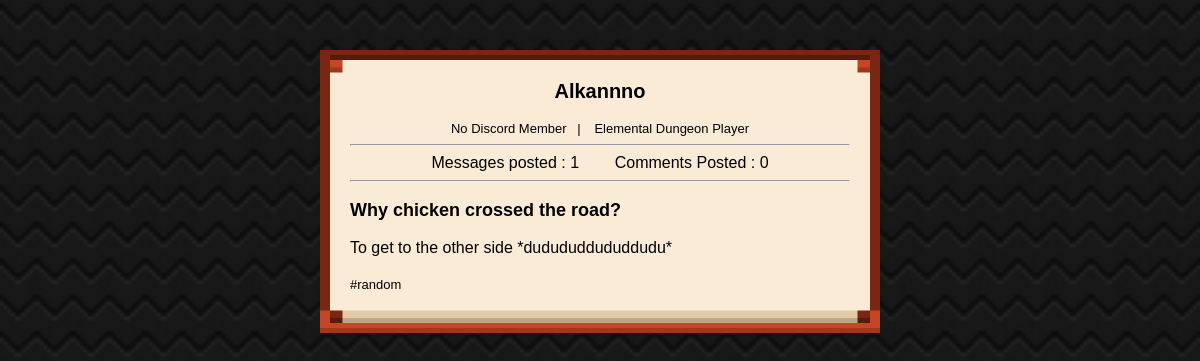
Screenshot of /team/nick/profile/?user=Alkannno with the database file from the repository.
### team/models.py (models this page shows, shortened)
class profile(models.Model):
    username = models.ForeignKey(User, on_delete=models.CASCADE)
    discord_member = models.BooleanField(default=False)
    discord_name = models.CharField(max_length=255, blank=True)
    special = models.BooleanField(default=False)
    special_roles = models.CharField(max_length=255, blank=True)
    long_supporter = models.BooleanField(default=False)
    muffin_family = models.BooleanField(default=False)
    muffin_role = models.CharField(max_length=255, blank=True)
    friend_list = models.ManyToManyField(User, blank=True, related_name='friend_list')
    fa_list = models.ManyToManyField(User, blank=True, related_name='fa_list')
    fa_send = models.ManyToManyField(User, blank=True, related_name='fa_send')
    USERNAME_FIELD = 'username'

class forum(models.Model):
    user = models.CharField(max_length=255, default=' ')
    title = models.CharField(max_length=100, unique=False, blank=False, default='')
    message = models.CharField(max_length=255)
    tags = models.CharField(max_length=255)
    created_at = models.DateTimeField(auto_now_add=True)
    like = models.ManyToManyField(User, related_name='like', blank=True)
    dislike = models.ManyToManyField(User, related_name='dislike', blank=True)

### team/views.py (the view)
# urls.py: path('team/nick/profile/', views.profile_view, name='profile'),
def profile_view(request):
    if request.GET.get('user'):
        usernameget = request.GET.get('user')
        profile_data = profile.objects.filter(username__username=usernameget)
        forum_data = forum.objects.filter(user=usernameget).order_by('-created_at')
        msg_counter = forum_data.count()
        friends_data = profile.objects.filter(username__username=usernameget)
        cc_data = comment.objects.filter(User=usernameget)
        cc_counter = cc_data.count()
    return render(request, 'nick/Account/profile.html',
                  {'profile': profile_data, 'data': forum_data, 'msg_counter': msg_counter,'cc_counter': cc_counter ,'friend_data': friends_data,'cc_data': cc_data, 'user': usernameget})

### team/templatetags/friendscheck.py (called while the page is built)
@register.simple_tag()
def fcheck(user, request_user):
    friends_data = profile.objects.filter(username__username=user)
    friendtest = 'nothing'
    for friends in friends_data:
        for list in friends.friend_list.all():
            if str(request_user) == str(list):
                friendtest = 'great'
            else:
                pass
    if friendtest == 'great':
        return 'You are already friends with this User'
    else:
        return 'Click here to send this User a Friend request'

### team/templatetags/hashtag.py (called while the page is built)
@register.simple_tag()
def check(tags):
    try:
        tag = tags.split(' ')
        new_tag = ' '
        for singletag in tag:
            if singletag.startswith('#'):
                new_tag = f'{new_tag} {singletag}'
            else:
                new_tag = f'{new_tag} #{singletag}'
        return new_tag
    except:
        if tags.startswith('#'):
            return (tags)
        else:
            x = f'#{tags}'
            return x

### templates/nick/Account/profile.html (shortened to what this page needs)
{% load static %}
{% load hashtag %}
{% load friendscheck %}
{% load sass_tags %}
<!DOCTYPE html>
<html>
    <link rel="stylesheet" href={% static 'css/nick/profile.css' %}>
    <link rel="stylesheet" href="{% sass_src 'css/nick/light/global.scss' %}">
    <link rel="stylesheet" href="{% sass_src 'css/nick/dark/global.scss' %}">
    <link rel="stylesheet" href="{% sass_src 'css/nick/mobile/global.scss' %}">
    <body>
        <center>
        <div id="profile">
        {% for profil in profile %}
            <label style="font-size: 20px;"><b>{{ profil.username }}</b></label><br><br>
            <div style="font-size: 13px;">
            {% if profil.discord_member %}
                <label id='discordTag' >{{ profil.discord_name }} &nbsp;&nbsp;|</label>
            {% else %}
                <label id='discordTag'>No Discord Member &nbsp;&nbsp;|</label>
            {% endif %}
            {% if profil.special %}
                <label id='specialRole' style="padding-left: 10px;">{{ profil.special_roles}}</label>
            {% else %}
              <label id='specialRole'  style="padding-left: 10px;">Elemental Dungeon Player </label>
            {% endif %}
            </div>
            <hr>
            <div id="counter" style="display: inline" onclick="messagef()"><label> Messages posted : {{ msg_counter }}</label></div>
            <label>&nbsp;&nbsp;&nbsp;&nbsp;&nbsp;&nbsp;</label>
            <label id="cc" onclick="ccf()">Comments Posted : {{ cc_counter }}</label>
            <div id="messages" >
        {% for msg in data %}
            <hr>
            <div  id="userMessage" onclick="location.href='/team/nick/forum/message/?user={{ msg.user }}&title={{ msg.title }}';">
            <label id='userTopic' style="font-size: large;"><b>{{ msg.title }}</b></label><br><br>
            <label id='userDescription'> {{ msg.message}}</label><br><br>
            <label id='userKeyword' style="font-size: 13px;">{% check msg.tags %}</label>
            </div>
        {% endfor %}
        </div>
        {% endfor %}
        </div>
        </center>
    </body>
</html>

### team/static/css/nick/profile.css (style rules this page uses)
#userMessage { text-align: left; padding-top: 10px; padding-bottom: 10px; }
#profile { background-color:#faebd7; border: 30px solid transparent; border-image: url('../../img/nick/darkthiccborder.png') 20% round; margin-top: 50px; width: 500px; height: max-content; }
body { background-image: url("../../img/nick/patterndark.png"); background-size: 2000px; background-repeat: inherit; font-family: 'Gill Sans', 'Gill Sans MT', Calibri, 'Trebuchet MS', sans-serif; }

### rows the page displays
profile: username "Alkannno", discord_member "No Discord Member |", special "Elemental Dungeon Player", msg_counter "1", cc_counter "0"
forum: title "Why chicken crossed the road?", message "To get to the other side *dudududdududdudu*", tags "#random"
